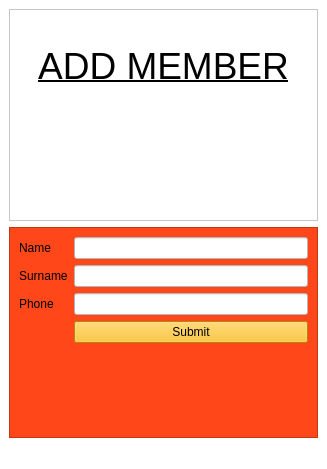
<?xml version="1.0" encoding="UTF-8"?>
<ui version="4.0">
 <class>MainWindow</class>
 <widget class="QMainWindow" name="MainWindow">
  <property name="geometry">
   <rect>
    <x>0</x>
    <y>0</y>
    <width>327</width>
    <height>469</height>
   </rect>
  </property>
  <property name="windowTitle">
   <string>MainWindow</string>
  </property>
  <property name="styleSheet">
   <string notr="true">background-color: rgb(255, 255, 255);</string>
  </property>
  <widget class="QWidget" name="centralwidget">
   <layout class="QVBoxLayout" name="verticalLayout">
    <item>
     <widget class="QFrame" name="frame">
      <property name="frameShape">
       <enum>QFrame::StyledPanel</enum>
      </property>
      <property name="frameShadow">
       <enum>QFrame::Raised</enum>
      </property>
      <layout class="QVBoxLayout" name="verticalLayout_2">
       <item>
        <widget class="QLabel" name="label_4">
         <property name="font">
          <font>
           <family>MS Shell Dlg 2</family>
           <pointsize>28</pointsize>
           <weight>9</weight>
           <italic>false</italic>
           <bold>false</bold>
           <underline>true</underline>
          </font>
         </property>
         <property name="styleSheet">
          <string notr="true">font: 75 22pt &quot;MS Shell Dlg 2&quot;;
text-decoration: underline;
font: 75 28pt &quot;MS Shell Dlg 2&quot;;</string>
         </property>
         <property name="text">
          <string>ADD MEMBER</string>
         </property>
         <property name="alignment">
          <set>Qt::AlignCenter</set>
         </property>
        </widget>
       </item>
       <item>
        <widget class="QLabel" name="label_5">
         <property name="text">
          <string/>
         </property>
         <property name="pixmap">
          <pixmap>Udemy/icons/addmember.png</pixmap>
         </property>
         <property name="alignment">
          <set>Qt::AlignCenter</set>
         </property>
        </widget>
       </item>
      </layout>
     </widget>
    </item>
    <item>
     <widget class="QFrame" name="frame_2">
      <property name="sizePolicy">
       <sizepolicy hsizetype="Minimum" vsizetype="Minimum">
        <horstretch>0</horstretch>
        <verstretch>0</verstretch>
       </sizepolicy>
      </property>
      <property name="minimumSize">
       <size>
        <width>300</width>
        <height>150</height>
       </size>
      </property>
      <property name="maximumSize">
       <size>
        <width>16777215</width>
        <height>250</height>
       </size>
      </property>
      <property name="styleSheet">
       <string notr="true">background-color: rgb(255, 71,25);
font: 14pt &quot;Simplified Arabic Fixed&quot;;</string>
      </property>
      <property name="frameShape">
       <enum>QFrame::StyledPanel</enum>
      </property>
      <property name="frameShadow">
       <enum>QFrame::Raised</enum>
      </property>
      <layout class="QFormLayout" name="formLayout">
       <item row="0" column="0">
        <widget class="QLabel" name="label">
         <property name="styleSheet">
          <string notr="true">background-color: rgb(255, 71,25);
font: 14pt &quot;Simplified Arabic Fixed&quot;;</string>
         </property>
         <property name="text">
          <string>Name</string>
         </property>
        </widget>
       </item>
       <item row="1" column="0">
        <widget class="QLabel" name="label_2">
         <property name="styleSheet">
          <string notr="true">background-color: rgb(255, 71,25);
font: 14pt &quot;Simplified Arabic Fixed&quot;;</string>
         </property>
         <property name="text">
          <string>Surname</string>
         </property>
        </widget>
       </item>
       <item row="2" column="0">
        <widget class="QLabel" name="label_3">
         <property name="styleSheet">
          <string notr="true">background-color: rgb(255, 71,25);
font: 14pt &quot;Simplified Arabic Fixed&quot;;</string>
         </property>
         <property name="text">
          <string>Phone</string>
         </property>
        </widget>
       </item>
       <item row="0" column="1">
        <widget class="QLineEdit" name="Name">
         <property name="styleSheet">
          <string notr="true">background-color: rgb(255, 255, 255);
font: 20pt &quot;Mistral&quot;;</string>
         </property>
         <property name="text">
          <string/>
         </property>
        </widget>
       </item>
       <item row="1" column="1">
        <widget class="QLineEdit" name="Surname">
         <property name="styleSheet">
          <string notr="true">background-color: rgb(255, 255, 255);
font: 20pt &quot;Mistral&quot;;</string>
         </property>
         <property name="text">
          <string/>
         </property>
        </widget>
       </item>
       <item row="2" column="1">
        <widget class="QLineEdit" name="Phone">
         <property name="styleSheet">
          <string notr="true">background-color: rgb(255, 255, 255);
font: 20pt &quot;Mistral&quot;;</string>
         </property>
         <property name="text">
          <string/>
         </property>
        </widget>
       </item>
       <item row="3" column="1">
        <widget class="QPushButton" name="Submit">
         <property name="styleSheet">
          <string notr="true">background-color: rgb(255, 187, 14);
font: 14pt &quot;Simplified Arabic Fixed&quot;;</string>
         </property>
         <property name="text">
          <string>Submit</string>
         </property>
        </widget>
       </item>
      </layout>
     </widget>
    </item>
   </layout>
  </widget>
  <widget class="QMenuBar" name="menubar">
   <property name="geometry">
    <rect>
     <x>0</x>
     <y>0</y>
     <width>327</width>
     <height>21</height>
    </rect>
   </property>
  </widget>
  <widget class="QStatusBar" name="statusbar"/>
 </widget>
 <resources/>
 <connections/>
</ui>
